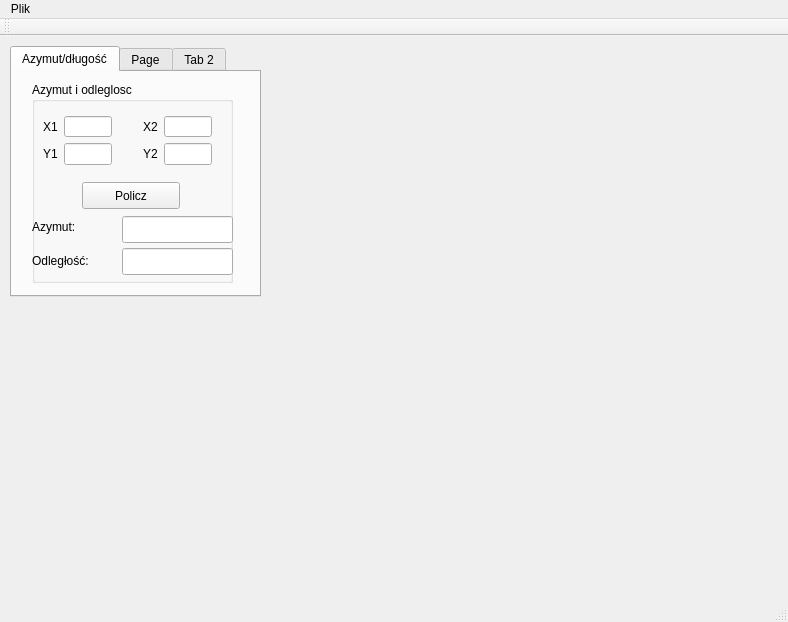
<?xml version="1.0" encoding="UTF-8"?>
<ui version="4.0">
 <class>MainWindow</class>
 <widget class="QMainWindow" name="MainWindow">
  <property name="geometry">
   <rect>
    <x>0</x>
    <y>0</y>
    <width>788</width>
    <height>622</height>
   </rect>
  </property>
  <property name="windowTitle">
   <string>Kalkulator Geodezyjny</string>
  </property>
  <widget class="QWidget" name="centralWidget">
   <widget class="QTabWidget" name="tabWidget">
    <property name="geometry">
     <rect>
      <x>10</x>
      <y>10</y>
      <width>251</width>
      <height>251</height>
     </rect>
    </property>
    <property name="currentIndex">
     <number>0</number>
    </property>
    <widget class="QWidget" name="tab">
     <attribute name="title">
      <string>Azymut/długość</string>
     </attribute>
     <widget class="QGroupBox" name="groupBox">
      <property name="geometry">
       <rect>
        <x>20</x>
        <y>10</y>
        <width>201</width>
        <height>201</height>
       </rect>
      </property>
      <property name="autoFillBackground">
       <bool>false</bool>
      </property>
      <property name="styleSheet">
       <string notr="true"/>
      </property>
      <property name="title">
       <string>Azymut i odleglosc</string>
      </property>
      <property name="flat">
       <bool>false</bool>
      </property>
      <property name="checkable">
       <bool>false</bool>
      </property>
      <widget class="QLineEdit" name="azymut_wynik">
       <property name="geometry">
        <rect>
         <x>90</x>
         <y>134</y>
         <width>111</width>
         <height>27</height>
        </rect>
       </property>
      </widget>
      <widget class="QLabel" name="label_dlugosc">
       <property name="geometry">
        <rect>
         <x>0</x>
         <y>170</y>
         <width>81</width>
         <height>17</height>
        </rect>
       </property>
       <property name="text">
        <string>Odległość:</string>
       </property>
      </widget>
      <widget class="QLabel" name="label_azymut">
       <property name="geometry">
        <rect>
         <x>0</x>
         <y>136</y>
         <width>61</width>
         <height>17</height>
        </rect>
       </property>
       <property name="text">
        <string>Azymut: </string>
       </property>
      </widget>
      <widget class="QLineEdit" name="dlugosc_wynik">
       <property name="geometry">
        <rect>
         <x>90</x>
         <y>166</y>
         <width>111</width>
         <height>27</height>
        </rect>
       </property>
      </widget>
      <widget class="QPushButton" name="pushButton">
       <property name="geometry">
        <rect>
         <x>50</x>
         <y>100</y>
         <width>98</width>
         <height>27</height>
        </rect>
       </property>
       <property name="text">
        <string>Policz</string>
       </property>
      </widget>
      <widget class="QWidget" name="formLayoutWidget_2">
       <property name="geometry">
        <rect>
         <x>100</x>
         <y>23</y>
         <width>91</width>
         <height>71</height>
        </rect>
       </property>
       <layout class="QFormLayout" name="formLayout_2">
        <item row="0" column="0">
         <widget class="QLabel" name="label_x1_2">
          <property name="text">
           <string>X2</string>
          </property>
         </widget>
        </item>
        <item row="0" column="1">
         <widget class="QLineEdit" name="x2Val">
          <property name="maximumSize">
           <size>
            <width>50</width>
            <height>16777215</height>
           </size>
          </property>
          <property name="maxLength">
           <number>50</number>
          </property>
         </widget>
        </item>
        <item row="1" column="0">
         <widget class="QLabel" name="label_y1_2">
          <property name="text">
           <string>Y2</string>
          </property>
         </widget>
        </item>
        <item row="1" column="1">
         <widget class="QLineEdit" name="y2Val">
          <property name="maximumSize">
           <size>
            <width>50</width>
            <height>16777215</height>
           </size>
          </property>
          <property name="maxLength">
           <number>50</number>
          </property>
         </widget>
        </item>
       </layout>
      </widget>
      <widget class="QWidget" name="formLayoutWidget">
       <property name="geometry">
        <rect>
         <x>0</x>
         <y>23</y>
         <width>91</width>
         <height>71</height>
        </rect>
       </property>
       <layout class="QFormLayout" name="formLayout">
        <item row="0" column="0">
         <widget class="QLabel" name="label_x1">
          <property name="text">
           <string>X1</string>
          </property>
         </widget>
        </item>
        <item row="0" column="1">
         <widget class="QLineEdit" name="x1Val">
          <property name="maximumSize">
           <size>
            <width>50</width>
            <height>16777215</height>
           </size>
          </property>
          <property name="maxLength">
           <number>50</number>
          </property>
         </widget>
        </item>
        <item row="1" column="0">
         <widget class="QLabel" name="label_y1">
          <property name="text">
           <string>Y1</string>
          </property>
         </widget>
        </item>
        <item row="1" column="1">
         <widget class="QLineEdit" name="y1Val">
          <property name="maximumSize">
           <size>
            <width>50</width>
            <height>16777215</height>
           </size>
          </property>
          <property name="maxLength">
           <number>50</number>
          </property>
         </widget>
        </item>
       </layout>
      </widget>
     </widget>
    </widget>
    <widget class="QWidget" name="tab_3">
     <attribute name="title">
      <string>Page</string>
     </attribute>
    </widget>
    <widget class="QWidget" name="tab_2">
     <attribute name="title">
      <string>Tab 2</string>
     </attribute>
    </widget>
   </widget>
  </widget>
  <widget class="QMenuBar" name="menuBar">
   <property name="geometry">
    <rect>
     <x>0</x>
     <y>0</y>
     <width>788</width>
     <height>25</height>
    </rect>
   </property>
   <widget class="QMenu" name="menuPlik">
    <property name="title">
     <string>Plik</string>
    </property>
    <addaction name="actionZamknij"/>
   </widget>
   <addaction name="menuPlik"/>
  </widget>
  <widget class="QToolBar" name="mainToolBar">
   <attribute name="toolBarArea">
    <enum>TopToolBarArea</enum>
   </attribute>
   <attribute name="toolBarBreak">
    <bool>true</bool>
   </attribute>
  </widget>
  <widget class="QStatusBar" name="statusBar"/>
  <action name="actionZamknij">
   <property name="text">
    <string>Zamknij</string>
   </property>
  </action>
 </widget>
 <layoutdefault spacing="6" margin="11"/>
 <resources/>
 <connections/>
</ui>
